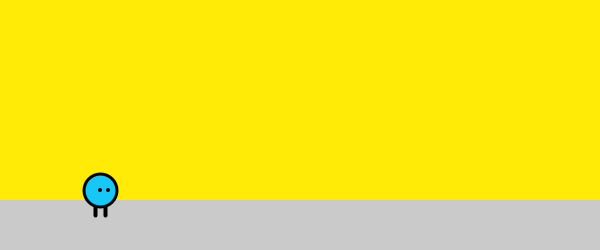
Frame 1 (no input)
Frame 60 (the mouse pressed at the canvas centre just before this capture): identical to frame 1, image omitted
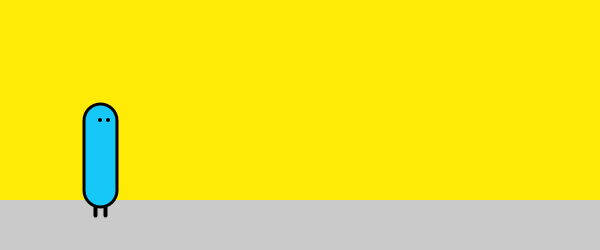
Frame 120 (the mouse held since frame 60 and released just before this capture)

The Processing sketch that drew these frames (run headless with seeded random() and noise(); from frame 60 on, the mouse is pressed at the canvas centre):

// Processing sketch: processing_29561
// ── processing_29561.pde

// Processing bods 3rd attempt, by Karl Sadler. This adds interactive body shape mapped to
// mouses horizontal position.

void setup() {
  size(600,250);
  smooth();
}

void draw() {
  background(#FFEB05);
  fill(202); // grey floor
  noStroke();
  rect(0,200, width, height);
  
  bod(100,200); // bod in function
}

void bod(int x, int y) { //set up bod as a function so I can create multiple bods later on.
  
  float l = map(mouseX, 0, width, -10,-150); // creates variable with constrains to ctrl height
  
  pushMatrix();
  translate(x, y);         //alter position
  scale(1); 

  stroke(0);
  strokeWeight(4);         //legs
  line(-5, 0, -5, 15);     //left leg
  line(5, 0, 5, 15);       //right leg

  strokeWeight(36);        //black outline
  line(0, -10, 0, l);

  strokeWeight(30);        // main body colour
  stroke(22,200,247);      // swap this colour
  line(0, -10, 0, l);

  fill(0);                 //eyes
  noStroke();
  ellipse(8, l, 4, 4);     // right eye
  ellipse(0, l, 4, 4);     //left eye
  
  popMatrix();
}
